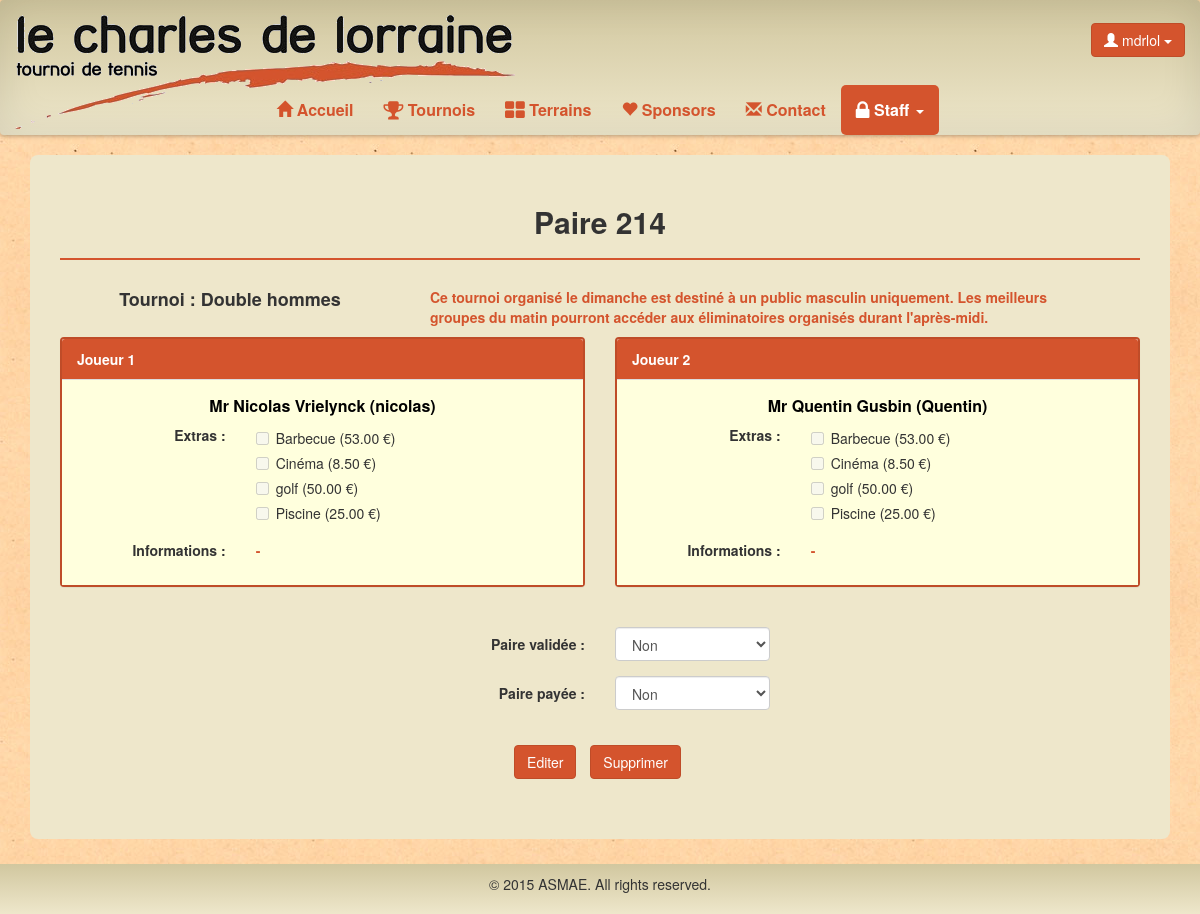
The app's page /tennis/staff/paires/214 (signed in) with its own data.
### tennis/models.py (models this page shows, shortened)
class Pair(models.Model):
	id = models.AutoField(primary_key=True, verbose_name="ID")
	tournoi = models.ForeignKey(Tournoi)
	group = models.ForeignKey(Groupe, null=True, default=None)
	user1 = models.ForeignKey(User, related_name='user1', verbose_name = "Utilisateur 1")
	user2 = models.ForeignKey(User, related_name='user2', verbose_name = "Utilisateur 2")
	extra1 = models.ManyToManyField(Extra, related_name='extra1')
	extra2 = models.ManyToManyField(Extra, related_name='extra2')
	comment1 = models.TextField(null=True, blank=True)
	comment2 = models.TextField(null=True, blank=True)
	confirm = models.BooleanField(default=False, verbose_name = "Confirmation")
	valid = models.BooleanField(default=False, verbose_name = "Validation")
	pay = models.BooleanField(default=False, verbose_name="Paiement")
	class Meta:
		verbose_name = 'Paire'
		permissions = (
			("Pair", "Manage Pair"),
        )

class Tournoi(models.Model):
	nom = models.CharField(max_length=50,primary_key=True)
	description = models.TextField(null=True)
	jour = models.CharField(max_length=50)
	class Meta:
		verbose_name = 'Tournoi'
		permissions = (
			("TournoiDesFamilles", "Manage tournoi des familles"),
			("DoubleHommes", "Manage double hommes"),
			("DoubleFemmes", "Manage double femmes"),
			("DoubleMixte", "Manage double mixte"),
		)

class Participant(models.Model):
	user = models.OneToOneField(User,null=True)
	titre = models.CharField(max_length=5)
	nom = models.CharField(max_length=30)
	prenom = models.CharField(max_length=30, verbose_name="Prénom")
	rue = models.CharField(max_length=100)
	numero = models.CharField(max_length=10, verbose_name="Numéro")
	boite = models.CharField(max_length=10,null=True, blank=True)
	codepostal = models.CharField(max_length=10, verbose_name="Code postal")
	localite = models.CharField(max_length=30, verbose_name="Localité")
	telephone = models.CharField(max_length=30,null=True, blank=True, verbose_name="Téléphone")
	fax = models.CharField(max_length=30,null=True, blank=True)
	gsm = models.CharField(max_length=30,null=True)
	datenaissance = models.DateTimeField(null=True, verbose_name="Date de naissance")
	classement = models.CharField(max_length=10,null=True, blank=True)
	oldparticipant = models.BooleanField(default=False)
	isGroupLeader = models.BooleanField(default=False)
	isAccountActivated = models.BooleanField(default=True)
	class Meta:
		verbose_name = "Participant"
		permissions = (
			("User", "Manage User"),
			("Droit","Donner droit"),
		)

class Extra(models.Model):
	id = models.AutoField(primary_key=True)
	nom = models.CharField(max_length=30)
	prix = models.DecimalField(max_digits=11,decimal_places=2)
	commentaires = models.TextField(null=True)
	class Meta:
		verbose_name = "Extra"
		permissions = (
			("Extra", "Manage Extra"),
		)

### tennis/views.py (the view, shortened to what this page needs)
# urls.py: url(r'^staff/paires/(\d+)$','validatePair'),
@permission_required('tennis.Pair')
def validatePair(request, id):
	pair = Pair.objects.filter(id=id)[0]
	Ex = Extra.objects.all()
	extra1 = pair.extra1.all()
	extranot1 = list()
	for elem in Ex:
		contained = False
		for el in extra1:
			if elem.id == el.id:
				contained = True
		if contained == False:
			extranot1.append(Extra.objects.filter(id=elem.id)[0])
	extra2 = pair.extra2.all()
	extranot2 = list()
	for elem in Ex:
		contained = False
		for el in extra2:
			if elem.id == el.id:
				contained = True
		if contained == False:
			extranot2.append(Extra.objects.filter(id=elem.id)[0])
	birthdate1 = pair.user1.participant.datenaissance
	formatedBirthdate1 = birthdate1.strftime('%d/%m/%Y')
	birthdate2 = pair.user2.participant.datenaissance
	formatedBirthdate2 = birthdate2.strftime('%d/%m/%Y')
	if request.user.is_authenticated():
		return render(request,'tennis/validatePair.html',locals())
	return redirect(reverse(home))

### tennis/templates/tennis/validatePair.html (shortened to what this page needs)
{% extends "tennis/staff.html" %}
{% block body %}
<div class="container">
	<div class="content-box">
		<h2 class="center">Paire {{ pair.id }}</h2>
		<hr class="line">
		<div class="row">
			<div class="col-sm-4 col-sm-offset-0">
				<h4 class="center">Tournoi : {{ pair.tournoi.nom }}</h4>
			</div>
			<div class="col-sm-7">
				<p class="info">{{ pair.tournoi.description }}</p>
			</div>
		</div>
		<div class="row">
			<div class="col-lg-6">
				<div class="panel panel-default">
					<div class="panel-heading">Joueur 1</div>
					<div class="panel-body">
						<a class="UserLink" style="text-align:center" href="{% url "tennis.views.viewUser" pair.user1.username %}">{{ pair.user1.participant.titre }} {{ pair.user1.participant.prenom }} {{ pair.user1.participant.nom }} ({{ pair.user1.username }})</a>
						<div class="form-group">
					      <label class="info control-label col-sm-4" for="username">Extras : </label>
					      <div class="col-sm-8">
						{% for extra in extranot1 %}
					      	<div class="checkbox">
						      <label><input type="checkbox" value="{{ extra.id }}" disabled >{{ extra.nom }} ({{ extra.prix }} €)</label>
						    </div>
						    {% endfor %}
					      </div>
					    </div>
						<div class="form-group">
					      <label class="info control-label col-sm-4" for="username">Informations : </label>
					      <div class="col-sm-8">
					      	<p class="info">{% if pair.comment1 %}{{ pair.comment1 }}{% else %} - {% endif %}</p>
					      </div>
					    </div>
					</div>
				</div>
			</div>
			<div class="col-lg-6">
				<div class="panel panel-default">
					<div class="panel-heading">Joueur 2</div>
					<div class="panel-body">
						<a class="UserLink" style="text-align:center" href="{% url "tennis.views.viewUser" pair.user2.username %}">{{ pair.user2.participant.titre }} {{ pair.user2.participant.prenom }} {{ pair.user2.participant.nom }} ({{ pair.user2.username }})</a>
						<div class="form-group">
					      <label class="info control-label col-sm-4" for="username">Extras : </label>
					      <div class="col-sm-8">
						{% for extra in extranot2 %}
					      	<div class="checkbox">
						      <label><input type="checkbox" value="{{ extra.id }}" disabled >{{ extra.nom }} ({{ extra.prix }} €)</label>
						    </div>
						    {% endfor %}
					      </div>
					    </div>
						<div class="form-group">
					      <label class="info control-label col-sm-4" for="username">Informations : </label>
					      <div class="col-sm-8">
					      	<p class="info">{% if pair.comment2 %}{{ pair.comment2 }}{% else %} - {% endif %}</p>
					      </div>
					    </div>
					</div>
				</div>
			</div>
		</div>
		<div style="margin-top:20px;">
			<form role="form" class="form-horizontal" method="post" action="">
			<div class="row">
				<div class="col-sm-4 col-sm-offset-4">
					<div class="form-group">
				      <label class="control-label col-sm-6" for="title">Paire validée : </label>
				      <div class="col-sm-6">
				      	<select class="form-control" name="valid">
				      	{% if not pair.valid %}
						    <option selected="selected">Non</option>
						{% else %}
							<option>Oui</option>
						    <option>Non</option>
				      	{% endif %}
						</select>
				      </div>
				    </div>
					<div class="form-group">
				      <label class="control-label col-sm-6" for="title">Paire payée : </label>
				      <div class="col-sm-6">
				      	<select class="form-control" name="pay">
				      	{% if not pair.pay %}
						    <option selected="selected">Non</option>
						{% else %}
							<option>Oui</option>
						    <option>Non</option>
				      	{% endif %}
						</select>
				      </div>
				    </div>
				</div>
			</div>
		    <ul class="list-inline text-center" style="margin-top:20px;">
				<li>
					<button class="btn-default btn" name="action" value="editPair">Editer</button>
				</li>
				<li>
					<button class="btn-default btn" type="button" data-toggle="modal" data-target="#myModal">Supprimer</button>
				</li>
			</ul>
			</form>
		</div>
	</div>
</div>
{% endblock %}

### tennis/templates/tennis/base.html (shortened to what this page needs)
<!DOCTYPE html>
<html lang="fr">
<head>
    {% load static from staticfiles %}
  <link rel="stylesheet" type="text/css" href="{% static 'tennis/css/tennis.css' %}">
  <link rel="stylesheet" href="http://maxcdn.bootstrapcdn.com/bootstrap/3.3.5/css/bootstrap.min.css">
  <link rel="stylesheet" href="https://maxcdn.bootstrapcdn.com/font-awesome/4.4.0/css/font-awesome.min.css">
</head>
<body>
      <nav class="effect6 navbar navbar-default" role="navigation">
        <div class="container-fluid">
          <div class="navbar-header" style="width:100%;">
            <a class="navbar-brand navbar-img" style="padding-bottom:70px;" href="{% url "tennis.views.home" %}"><img src="{% static 'tennis/img/logo.png' %}"></a>
            <div class="username btn-group pull-right navbar-btn">
              {% if user.is_authenticated %}
              <button class="btn btn-default dropdown-toggle" type="button" data-toggle="dropdown"><span class="glyphicon glyphicon-user" aria-hidden="true"></span> {{ user.username }}
                <span class="caret"></span></button>
              {% endif %}
            </div>
          </div>
          <div class="collapse navbar-collapse" id="bs-example-navbar-collapse-1">
            <ul class="nav navbar-nav">
              <li {% block nav-home %}{% endblock %}><a href="{% url "tennis.views.home" %}"><span class="glyphicon glyphicon-home" aria-hidden="true"></span> Accueil</a></li>
              {% if user.is_authenticated %}
              <li {% block nav-tournoi %}{% endblock %}><a href="{% url "tennis.views.tournoi" %}"><i class="fa fa-trophy fa-lg"></i> Tournois</a></li>
              <li {% block nav-terrain %}{% endblock %}><a href="{% url "tennis.views.terrain" %}"><i class="fa fa-th-large fa-lg"></i> Terrains</a></li>
              {% endif %}
              <li {% block nav-sponsors %}{% endblock %}><a href="{% url "tennis.views.sponsors" %}"><span class="glyphicon glyphicon-heart" aria-hidden="true"></span> Sponsors</a></li>
              <li {% block nav-contact %}{% endblock %}><a href="{% url "tennis.views.contact" %}"><span class="glyphicon glyphicon-envelope" aria-hidden="true"></span> Contact</a></li>
              {% if perms.auth.Pair or perms.tennis.Extra or perms.auth.User or perms.tennis.Court or perms.tennis.DoubleHommes or perms.tennis.DoubleFemmes or perms.tennis.DoubleMixte or perms.tennis.TournoiDesFamilles or  perms.auth.Droit %}
              <li {% block nav-staff %}class="dropdown"{% endblock %}><a class="dropdown-toggle" data-toggle="dropdown" href="#"><i class="fa fa-lock fa-lg"></i> Staff <span class="caret"></span></a>
              </li>
              {% endif %}
              </ul>
          </div>
        </div>
      </nav>
    <div class="demo">
      {% block body %}
     {% endblock %}
    </div>
    <div class="footer" id="foot01"></div>
</body>
</html

### tennis/static/tennis/css/tennis.css (style rules this page uses)
html { height: 100%; box-sizing: border-box; }
*, *:before, *:after { box-sizing: inherit; }
body { position: relative; margin: 0; padding-bottom: 6rem; min-height: 100%; font-family: "Helvetica Neue", Arial, sans-serif; }
body, html { background-image: url("../img/bg.jpg"); }
h1, h2, h3, h4, h5, h6 { font-weight: bold !important; }
nav { font-size: 16px; background-color: rgba(238, 231, 203, 1); background: -webkit-linear-gradient(top, rgba(209, 199, 159, 1) 0%, rgba(238, 231, 203, 1) 100%); background: linear-gradient(to bottom, rgba(209, 199, 159, 1) 0%, rgba(238, 231, 203, 1) 100%); border-bottom-width: 0px!important; border-width: 0px!important; }
.effect6 { position:relative; -webkit-box-shadow:0 1px 4px rgba(0, 0, 0, 0.3), 0 0 40px rgba(0, 0, 0, 0.1) inset; -moz-box-shadow:0 1px 4px rgba(0, 0, 0, 0.3), 0 0 40px rgba(0, 0, 0, 0.1) inset; box-shadow:0 1px 4px rgba(0, 0, 0, 0.3), 0 0 40px rgba(0, 0, 0, 0.1) inset; }
.effect6:before, .effect6:after { content:""; position:absolute; z-index:-1; -webkit-box-shadow:0 0 20px rgba(0,0,0,0.8); -moz-box-shadow:0 0 20px rgba(0,0,0,0.8); box-shadow:0 0 20px rgba(0,0,0,0.8); top:50%; bottom:0; left:10px; right:10px; -moz-border-radius:100px / 10px; border-radius:100px / 10px; }
.effect6:after { right:10px; left:auto; -webkit-transform:skew(8deg) rotate(3deg); -moz-transform:skew(8deg) rotate(3deg); -ms-transform:skew(8deg) rotate(3deg); -o-transform:skew(8deg) rotate(3deg); transform:skew(8deg) rotate(3deg); }
.navbar-default .navbar-brand { color: black !important; }
.navbar-default .navbar-nav > li > a { color: #D4542D !important; font-weight: bold; }
.navbar-default .navbar-nav > .active > a, .navbar-default .navbar-nav > .active > a:hover, .navbar-default .navbar-nav > .active > a:focus { color: white !important; background-color: #D4542D !important; border-radius: 5px; }
.username, .navbar-img { display: none !important; }
@media (min-width:768px) { .username, .navbar-img { display: inherit!important; float:right; padding-top:15px; text-align: right; } }
@media (min-width:768px) { .navbar-img { display: inherit; } }
@media (min-width:768px) { .navbar .navbar-nav { display: inline-block; float: none; vertical-align: top; } }
@media (min-width:768px) { .navbar .navbar-collapse { text-align: center; } }
.content-box { background-color: rgba(238, 231, 203, 1); border-radius: 8px; padding-top: 30px; padding-bottom: 50px; padding-right: 30px; padding-left: 30px; margin-bottom: 15px; }
.center { text-align:center; }
.btn-default { background-color: #D4542D !important; border-color: #BF4C28 !important; color:white !important; }
hr.line { border-color: #D4542D; border-width: 2px; }
.panel-body { background-color: #FFFFDD; }
.panel-heading { background-color: #D4542D !important; color: white !important; font-weight: bold; }
.panel-default { border: solid 2px #BF4C28 !important; }
p.info { padding-top: 7px; font-weight: bold; color: #D4542D; }
label.info { padding-top: 7px; text-align: right; }
a.UserLink { font-weight: bold; font-size: 16px; color: black; margin:auto; display: block; }
.footer { position: absolute; right: 0; bottom: 0; left: 0; padding: 1rem; background-color: rgba(238, 231, 203, 1); background: -webkit-linear-gradient(top, rgba(209, 199, 159, 1) 0%, rgba(238, 231, 203, 1) 100%); background: linear-gradient(to bottom, rgba(209, 199, 159, 1) 0%, rgba(238, 231, 203, 1) 100%); text-align: center; }

### records on screen
Pair: id "214", tournoi.nom "Double hommes", tournoi.description "Ce tournoi organisé le dimanche est destiné à un public masculin uniquement. Les meilleurs groupes du matin pourront accéder aux éliminatoires organisés durant l'après-midi.", user1.participant.titre "Mr", user1.participant.prenom "Nicolas", user1.participant.nom "Vrielynck", user1.username "nicolas", user2.participant.titre "Mr", user2.participant.prenom "Quentin", user2.participant.nom "Gusbin", user2.username "Quentin", valid "Non", pay "Non"
Extra: nom "Barbecue", prix "53.00"
Extra: nom "Cinéma", prix "8.50"
Extra: nom "golf", prix "50.00"
Extra: nom "Piscine", prix "25.00"

### other values on screen
{{ user.username }} "mdrlol"
